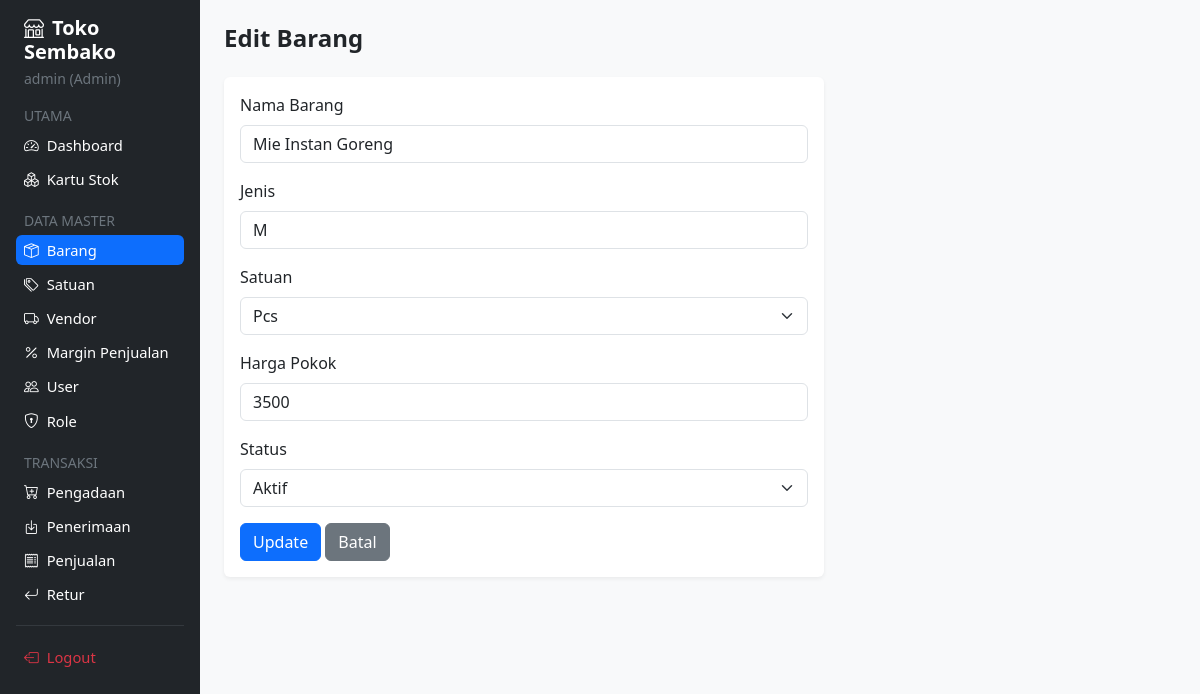
Screenshot of /project_toko_sembako/barang/edit.php?id=1 (signed in) with the database file from the repository.
### tables this page shows
CREATE TABLE IF NOT EXISTS `barang` (
  `idbarang` int NOT NULL AUTO_INCREMENT,
  `jenis` char(1) DEFAULT NULL,
  `nama` varchar(45) NOT NULL,
  `idsatuan` int NOT NULL,
  `status` tinyint DEFAULT NULL,
  `harga` int DEFAULT NULL,
  PRIMARY KEY (`idbarang`),
  KEY `fk_barang_satuan` (`idsatuan`),
  CONSTRAINT `fk_barang_satuan` FOREIGN KEY (`idsatuan`) REFERENCES `satuan` (`idsatuan`)
);

### project_toko_sembako/barang/edit.php (the view, shortened to what this page needs)
<?php
require_once '../includes/header.php';
$id = (int)($_GET['id'] ?? 0);
$data   = mysqli_fetch_assoc(mysqli_query($conn, "SELECT * FROM barang WHERE idbarang=$id"));
$satuan = mysqli_query($conn, "SELECT * FROM v_satuan_all");
?>
<h4 class="fw-bold mb-4">Edit Barang</h4>
<div class="card" style="max-width: 600px;">
    <div class="card-body">
        <form method="POST">
            <div class="mb-3">
                <label class="form-label">Nama Barang</label>
                <input type="text" name="nama" class="form-control" value="<?= htmlspecialchars($data['nama'] ?? '') ?>" required>
            </div>
            <div class="mb-3">
                <label class="form-label">Jenis</label>
                <input type="text" name="jenis" maxlength="1" class="form-control" value="<?= htmlspecialchars($data['jenis'] ?? 'B') ?>" required>
            </div>
            <div class="mb-3">
                <label class="form-label">Satuan</label>
                <select name="idsatuan" class="form-select" required>
                    <?php while ($s = mysqli_fetch_assoc($satuan)): ?>
                        <option value="<?= $s['id_satuan'] ?>" <?= ($data['idsatuan'] ?? 0) == $s['id_satuan'] ? 'selected' : '' ?>><?= htmlspecialchars($s['nama_satuan']) ?></option>
                    <?php endwhile; ?>
                </select>
            </div>
            <div class="mb-3">
                <label class="form-label">Harga Pokok</label>
                <input type="number" name="harga" class="form-control" value="<?= $data['harga'] ?? 0 ?>" required>
            </div>
            <div class="mb-3">
                <label class="form-label">Status</label>
                <select name="status" class="form-select">
                    <option value="1" <?= ($data['status'] ?? 1) == 1 ? 'selected' : '' ?>>Aktif</option>
                </select>
            </div>
            <button type="submit" class="btn btn-primary">Update</button>
            <a href="index.php" class="btn btn-secondary">Batal</a>
        </form>
    </div>
</div>
<?php require_once '../includes/footer.php'; ?>

### project_toko_sembako/assets/css/style.css (style rules this page uses)
.card { border: none; box-shadow: 0 0.125rem 0.25rem rgba(0, 0, 0, 0.06); }

### rows the page displays
barang: nama "Mie Instan Goreng", jenis "M", idsatuan "Pcs", harga "3500", status "Aktif"

### other values shown
$_SESSION['username'] "admin"
$_SESSION['nama_role'] "Admin"
